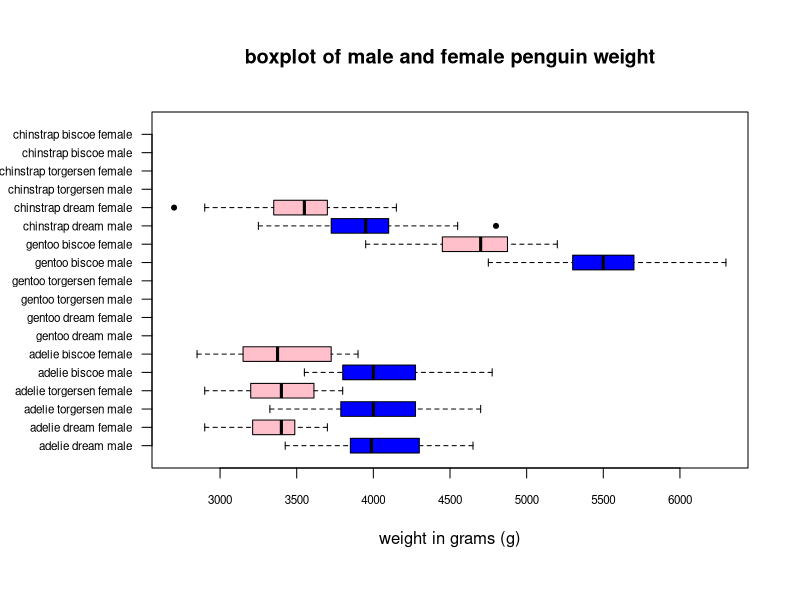

Write R code to recreate this figure.
## ---- chunk 1
knitr::opts_chunk$set(echo = TRUE)
## ---- chunk 2

alldata = read.table("penguins_lter.csv", header = TRUE, sep = ",")

## ---- chunk 3

selectdata = data.frame("sex" = alldata$Sex, "BodyMassGram" = alldata$Body.Mass..g.)
## ---- chunk 4
male_check = selectdata$sex == 'MALE'

bisceo_check = alldata$Island == 'Biscoe'

torgersen_check = alldata$Island == 'Torgersen'

dream_check = alldata$Island == 'Dream'

female_check = selectdata$sex == 'FEMALE'

adelie_check = alldata$Species == 'Adelie Penguin (Pygoscelis adeliae)'

chinstrap_check = alldata$Species == 'Chinstrap penguin (Pygoscelis antarctica)'

gentoo_check = alldata$Species == 'Gentoo penguin (Pygoscelis papua)'
## ---- chunk 5
adelie_dream_male_weight = selectdata$BodyMassGram[male_check & dream_check & adelie_check]
adelie_dream_female_weight = selectdata$BodyMassGram[female_check & dream_check & adelie_check]

adelie_biscoe_male_weight = selectdata$BodyMassGram[male_check & bisceo_check & adelie_check]
adelie_biscoe_female_weight = selectdata$BodyMassGram[female_check & bisceo_check & adelie_check]

adelie_torgersen_male_weight = selectdata$BodyMassGram[male_check & torgersen_check & adelie_check]
adelie_torgersen_female_weight = selectdata$BodyMassGram[female_check & torgersen_check & adelie_check]

chinstrap_dream_male_weight = selectdata$BodyMassGram[male_check & dream_check & chinstrap_check]
chinstrap_dream_female_weight = selectdata$BodyMassGram[female_check & dream_check & chinstrap_check]

chinstrap_biscoe_male_weight = selectdata$BodyMassGram[male_check & bisceo_check & chinstrap_check]
chinstrap_biscoe_female_weight = selectdata$BodyMassGram[female_check & bisceo_check & chinstrap_check]

chinstrap_torgersen_male_weight = selectdata$BodyMassGram[male_check & torgersen_check & chinstrap_check]
chinstrap_torgersen_female_weight = selectdata$BodyMassGram[female_check & torgersen_check & chinstrap_check]

gentoo_dream_male_weight = selectdata$BodyMassGram[male_check & dream_check & gentoo_check]
gentoo_dream_female_weight = selectdata$BodyMassGram[female_check & dream_check & gentoo_check]

gentoo_biscoe_male_weight = selectdata$BodyMassGram[male_check & bisceo_check & gentoo_check]
gentoo_biscoe_female_weight = selectdata$BodyMassGram[female_check & bisceo_check & gentoo_check]

gentoo_torgersen_male_weight = selectdata$BodyMassGram[male_check & torgersen_check & gentoo_check]
gentoo_torgersen_female_weight = selectdata$BodyMassGram[female_check & torgersen_check & gentoo_check]
## ---- chunk 6
par(mar=c(5,6,4,1)+1.6)

boxplot(adelie_dream_male_weight, adelie_dream_female_weight, adelie_torgersen_male_weight, adelie_torgersen_female_weight, adelie_biscoe_male_weight, adelie_biscoe_female_weight,gentoo_dream_male_weight, gentoo_dream_female_weight, gentoo_torgersen_male_weight, gentoo_torgersen_female_weight, gentoo_biscoe_male_weight, gentoo_biscoe_female_weight,chinstrap_dream_male_weight, chinstrap_dream_female_weight, chinstrap_torgersen_male_weight, chinstrap_torgersen_female_weight, chinstrap_biscoe_male_weight, chinstrap_biscoe_female_weight, col=c("blue","pink","blue","pink","blue","pink","blue","pink","blue","pink","blue","pink","blue","pink","blue","pink","blue","pink")
        ,main = "boxplot of male and female penguin weight"
        , names = c("adelie dream male","adelie dream female","adelie torgersen male",
                    "adelie torgersen female","adelie biscoe male","adelie biscoe female","gentoo dream male","gentoo dream female","gentoo torgersen male",
                    "gentoo torgersen female","gentoo biscoe male","gentoo biscoe female","chinstrap dream male","chinstrap dream female","chinstrap torgersen male",
                    "chinstrap torgersen female","chinstrap biscoe male","chinstrap biscoe female"),
        las = 1, xlab = ('weight in grams (g)') , pch=20, horizontal = 1, cex.axis=0.7
        )
